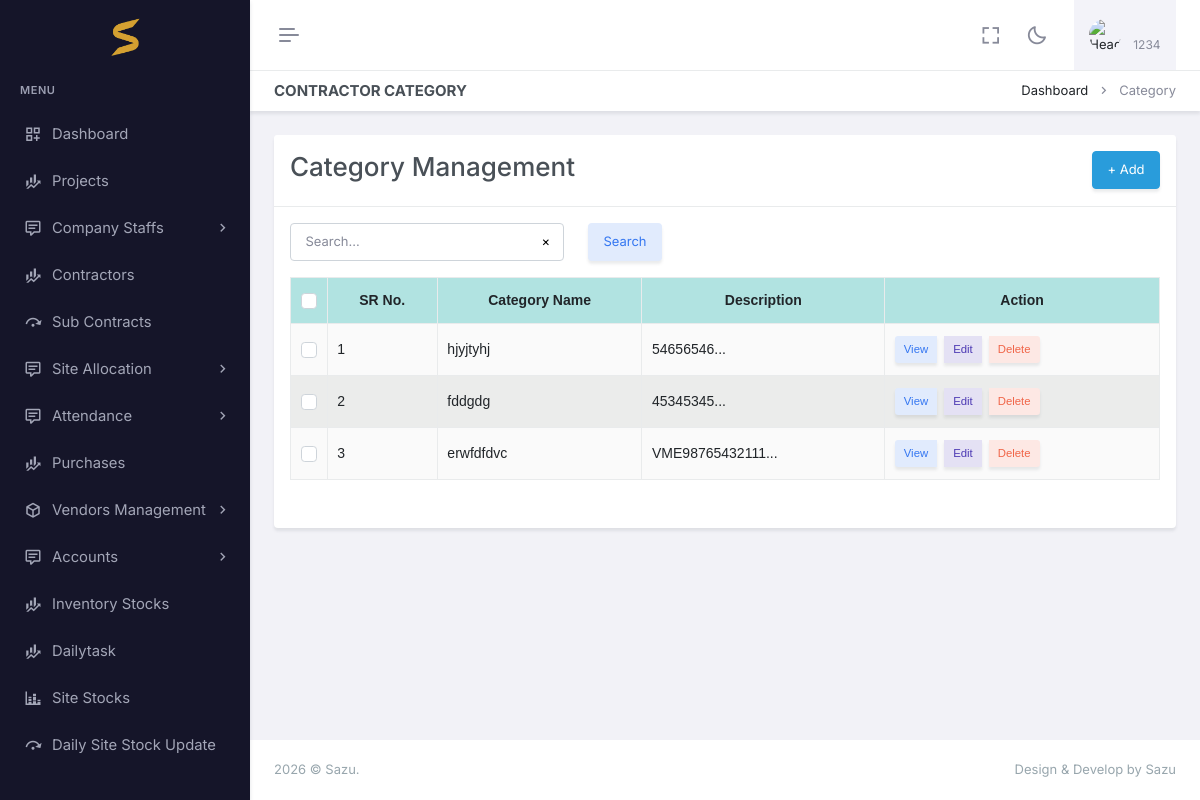
Page /contract-category/ (signed in) on the committed database.
### app/auth_models.py (models this page shows, shortened)
class CustomUser(AbstractBaseUser, PermissionsMixin):
    email=models.EmailField(null=True, blank=True,unique=True)
    image = models.ImageField(upload_to='profile_images/', null=True, blank=True)
    name = models.CharField(max_length=255)
    phone_number = models.CharField(max_length=10, unique=True)
    pin = models.CharField(max_length=6, null=True, blank=True)
    is_active = models.BooleanField(default=True)
    admin = models.BooleanField(default=False)
    is_employee = models.BooleanField(default=False)
    is_owner=models.BooleanField(default=False)
    created_at =models.DateField(auto_now_add=True)
    is_staff = models.BooleanField(default=False)
    is_superuser = models.BooleanField(default=False)
    otp = models.CharField(max_length=6, null=True, blank=True)
    created_at =models.DateField(auto_now_add=True)
    proof=models.FileField(upload_to="proof/", null=True, blank=True)
    USERNAME_FIELD = 'phone_number'
    REQUIRED_FIELDS = ['name']
    disable = models.BooleanField(default=False)
    objects = CustomUserManager()
    @property
    def company(self):
        print(self.is_employee)
        if self.admin:
            return self.company_set.all().last()
        if self.is_employee:
            if self.employee_set.all():
                return self.employee_set.all().last().company
        return None

### app/models.py (models this page shows, shortened)
class Contractcategory(models.Model):
    company=models.ForeignKey(Company, on_delete=models.CASCADE,null=True,blank=True)
    name=models.CharField(max_length=50)
    description = models.CharField(max_length=200)

### app/views.py (the view)
# urls.py: path('contract-category/', views.contract_category, name='contractcategory'),
@login_required(login_url='login')
def contract_category(request):  #change name
    user=request.user
    allow,msg= check_user(request,Contractcategory,instance=False)  # CHANGE model
    if not allow:
         context ={"unauthorized":msg}
         return render(request,"login.html",context)
    querysets = Contractcategory.objects.filter(company=request.user.company).order_by("-id")   #change query
    queryset,pages,search =customPagination(request,Contractcategory,querysets)    #change, model
    context= {'queryset': queryset,"location":"contractcategory","pages" :pages,"search":search}   #change location name
    return render(request,"contractor/contractcategory.html",context)    #change template name

### app/context_processors.py (called while the page is built)
def my_env_var(request):
    return {
        'my_env_var': settings.JS_ENV
    }

### app/templatetags/filters.py (called while the page is built)
@register.filter
def truncate_description(value,char =100):
    if value:
        return truncate_text(value,char) +"..."
    return value

### app/utils.py (called while the page is built)
def customPagination(request,Klass,queryset,serializer_class=None):
    search_query = request.GET.get('search',"")
    if search_query:
        search_filters = Q()
        for field in Klass._meta.fields:
            if field.get_internal_type() in ['CharField', 'TextField']:
                search_filters |= Q(**{f'{field.name}__icontains': search_query})
        queryset = queryset.filter(search_filters)
    paginator = Paginator(queryset, PAGE_SIZE)
    page_number = request.GET.get('page')
    page_obj = paginator.get_page(page_number)
    pages =paginator.num_pages
    obj =page_obj.object_list
    if serializer_class:
            queryjs =  (serializer_class(obj,many=True).data)
            print(queryjs)
    return page_obj,pages,search_query

def check_user(request,klass,instance=False):
    msg ='not allowed'
    return True ,msg

def truncate_text(text,char =10):
    if not (isinstance(text,str)):
        return text
    if len(text)>10 :
        name = text[0:char]
        return name
    return text

### app/templates/contractor/contractcategory.html (shortened to what this page needs)
{% extends "base.html" %}
{% load static %}
{% load filters %}
{% block header2 %}
<div id="layout-wrapper">
  <div class="main-content">
    <div class="page-content">
      <div class="container-fluid">
        <div class="row">
          <div class="col-12">
            <div class="page-title-box d-sm-flex align-items-center justify-content-between">
              <h4 class="mb-sm-0"> Contractor Category</h4>
              <div class="page-title-right">
                <ol class="breadcrumb m-0">
                  <li class="breadcrumb-item"><a href="javascript: void(0);">Dashboard</a></li>
                  <li class="breadcrumb-item active">Category</li>
                </ol>
              </div>
            </div>
          </div>
        </div>
        <div class="row">
          <div class="col-lg-12">
            <div class="card">
              <div class="card-header">
                <div class="row">
                  <div class="col-xl-6 col-lg-6 col-md-6 col-12">
                    <h2> Category Management</h2>
                  </div>
                  <div class="col-xl-4 col-lg-4 col-md-4 col-12"></div>
                  <div class="col-xl-2 col-lg-2 col-md-2 col-12">
                    <button type="button" class="btn btn-info" style="float:right;" data-bs-toggle="modal"
                      data-bs-target=".bs-example-modal-lg">+ Add
                      </button>
                  </div>
                </div>
              </div>
              <div class="card-body">
                <div class="row">
                  {% include "search.html" %}
              </div>
                <table id="example" class="table table-bordered dt-responsive nowrap table-striped align-middle"
                  style="width:100%">
                  <thead>
                    <tr>
                      <th scope="col" style="width: 10px;">
                        <div class="form-check">
                          <input class="form-check-input fs-15" type="checkbox" id="checkAll" value="option">
                        </div>
                      </th>
                      <th data-ordering="false">SR No.</th>
                      <th data-ordering="false">Category Name</th>
                      <th data-ordering="false">Description</th>
                      <th data-ordering="false">Action</th>
                    </tr>
                  </thead>
                  <tbody>
                    {% for i in queryset %}
                    <tr>
                      <th scope="row">
                        <div class="form-check">
                          <input class="form-check-input fs-15" type="checkbox" name="checkAll" value="{{ i.id}}" />
                        </div>
                      </th>
                      <td>{{ forloop.counter }}</td>
                      <td>{{ i.name }}</td>
                      <td>{{ i.description | truncate_description  }}</td>
                      <td>
                        <div class="btn-group" role="group">
                          <button class="btn btn-soft-secondary btn-sm me-2" type="button" data-id="{{i.id}}" onclick="openModal('viewModal', '{{ i.id }}')">
                              View
                          </button>
                          <button class="btn btn-soft-primary btn-sm me-2" type="button" onclick="openModal('editModal','{{ i.id }}')">
                              Edit
                          </button>
                          <button class="btn btn-soft-danger btn-sm" type="button" data-bs-toggle="modal" data-bs-target="#deleteModal{{ i.id }}">
                              Delete
                          </button>
                      </div>
                      </td>
                    </tr>
                    {% endfor %}
                  </tbody>
                </table>
                <div class="row">
                  {% include 'pagination.html' %}
              </div>
              </div>
            </div>
          </div>
        </div>
      </div>
    </div>
  </div>
</div>
{% endblock header2 %}

### app/templates/appbar.html (shortened to what this page needs)
{% load static %}
<div id="layout-wrapper">
    <header id="page-topbar">
        <div class="layout-width">
            <div class="navbar-header">
                <div class="d-flex">
                    <button type="button"
                        class="btn btn-sm px-3 fs-16 header-item vertical-menu-btn topnav-hamburger shadow-none"
                        id="topnav-hamburger-icon">
                        <span class="hamburger-icon">
                            <span></span>
                            <span></span>
                            <span></span>
                        </span>
                    </button>
                </div>
                <div class="d-flex align-items-center">
                    <div class="ms-1 header-item d-none d-sm-flex">
                        <button type="button"
                            class="btn btn-icon btn-topbar btn-ghost-secondary rounded-circle shadow-none"
                            data-toggle="fullscreen">
                            <i class="bx bx-fullscreen fs-22"></i>
                        </button>
                    </div>
                    <div class="ms-1 header-item d-none d-sm-flex">
                        <button type="button"
                            class="btn btn-icon btn-topbar btn-ghost-secondary rounded-circle light-dark-mode shadow-none">
                            <i class="bx bx-moon fs-22"></i>
                        </button>
                    </div>
                    <div class="dropdown ms-sm-3 header-item topbar-user">
                        <button type="button" class="btn shadow-none" id="page-header-user-dropdown"
                            data-bs-toggle="dropdown" aria-haspopup="true" aria-expanded="false">
                            <span class="d-flex align-items-center">
                                <img class="rounded-circle header-profile-user"
                                    src="{% static 'assets/images/users/avatar-1.jpg' %}" alt="Header Avatar">
                                <span class="text-start ms-xl-2">
                                    <span
                                        class="d-none d-xl-block ms-1 fs-12 user-name-sub-text">{{request.user.name}}</span>
                                </span>
                            </span>
                        </button>
                    </div>
                </div>
            </div>
        </div>
    </header>
</div>

### app/static/assets/css/table.css (style rules this page uses)
:root { --table-font-family: Arial, sans-serif; --table-font-size: 14px; }
table { width: 100%; border-collapse: collapse; font-family: var(--table-font-family); font-size: var(--table-font-size); }
th, td { border: 1px solid #ddd; padding: 10px; }
th { text-transform: capitalize; background-color: #f2f2f2; text-align: center !important; }
thead:first-child { background-color: #8ad5d3aa; }
tr:nth-child(even) { background-color: #d8dad883; }
th:first-letter { text-transform: uppercase; }

### rows in the picture
CustomUser: user.name "1234"
Contractcategory: name "hjyjtyhj", description "54656546..."
Contractcategory: name "fddgdg", description "45345345..."
Contractcategory: name "erwfdfdvc", description "VME98765432111..."
